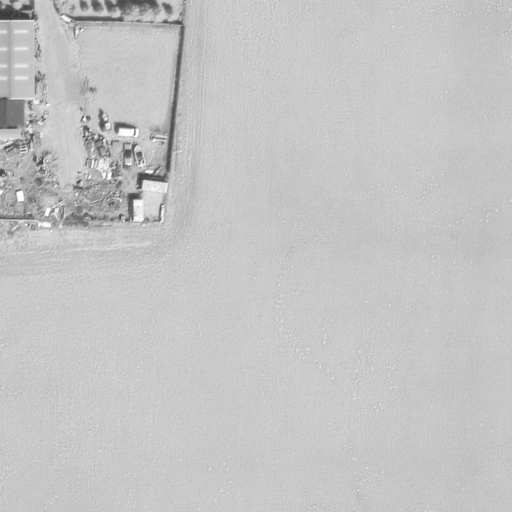
#> input picture data/VEDAI/VEDAI512_converted/infrared/test/images/00001237.png, 512 x 512 px, found by its file name
$ python test2.py
#> lines starting #> are read from the running program, lines starting #| are printed output that depends on the picture
from PIL import Image
import numpy as np
import matplotlib.pyplot as plt

# 加载两张图像
image_pathir = r'F:\ultralytics-main\data\VEDAI\VEDAI512_converted\infrared\test\images\00001237.png'  # 替换为第一张图像的路径
image_pathvi = r'F:\ultralytics-main\data\VEDAI\VEDAI512_converted\visible\test\images\00001237.png'  # 替换为第二张图像的路径
# image_pathir = r'F:\ultralytics-main\data\llvip\LLVIP_converted\infrared\test\images\260433.jpg'  # 替换为第一张图像的路径
# image_pathvi = r'F:\ultralytics-main\data\llvip\LLVIP_converted\visible\test\images\260433.jpg'  # 替换为第二张图像的路径


# 打开图像并转换为 RGB
image1 = Image.open(image_pathir).convert('RGB')
#> image1 is the input picture: PIL image 512x512 RGB; min 56, max 255, mean 196.3
image2 = Image.open(image_pathvi).convert('RGB')
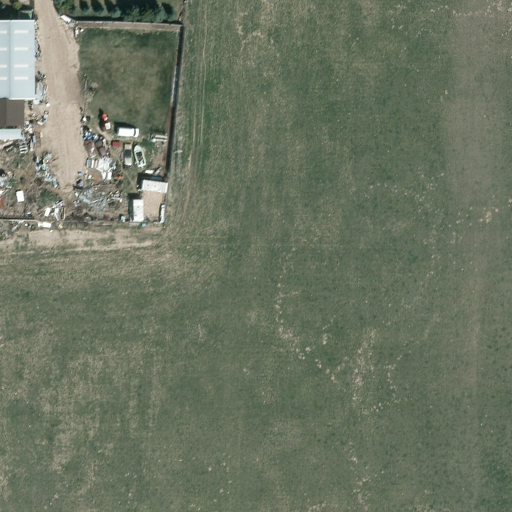
#> input picture data/VEDAI/VEDAI512_converted/visible/test/images/00001237.png, 512 x 512 px, found by its file name
#> image2 is the input picture: PIL image 512x512 RGB; mean R, G, B 108, 116.9, 97.8

# 将图像转换为 NumPy 数组
array1 = np.array(image1)
array2 = np.array(image2)

# 检查图像的形状是否相同
if array1.shape != array2.shape:
    raise ValueError("两张图像的大小和通道数必须相同！")

# 计算相减结果
diff_array = array1*0.5 - array2*0.5
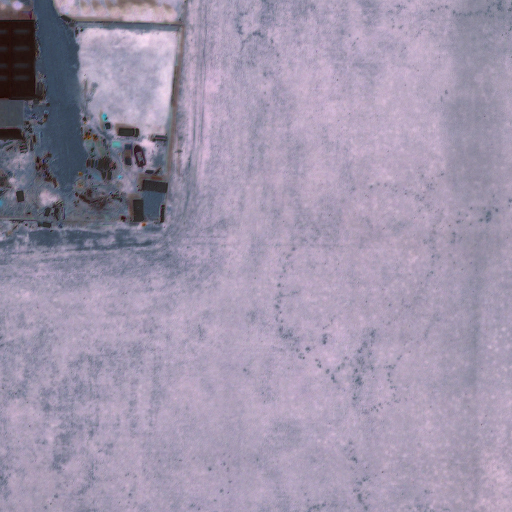
#> diff_array: shape (512, 512, 3) float64; mean R, G, B 44.2, 39.7, 49.3; drawn with min black and max white
diff_array1 = array2*0.5 - array1*0.5
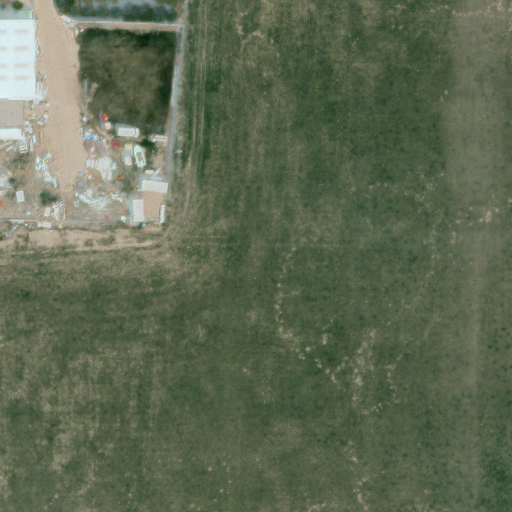
#> diff_array1: shape (512, 512, 3) float64; mean R, G, B -44.2, -39.7, -49.3; drawn with min black and max white

# 计算加上相减结果后的新图像
new_image1 = array1 + diff_array
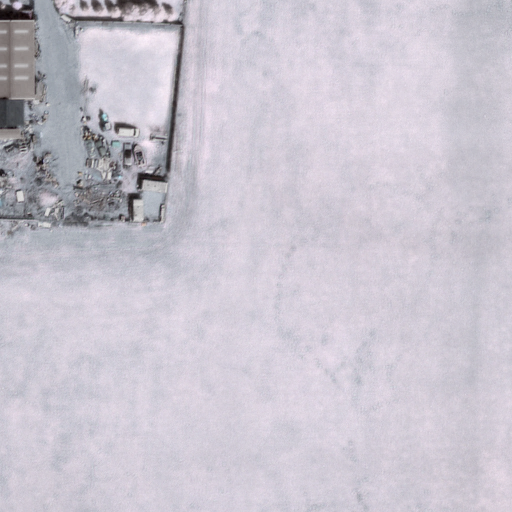
#> new_image1: shape (512, 512, 3) float64; mean R, G, B 240.5, 236.1, 245.6; drawn with min black and max white
new_image2 = array2 + diff_array1

# 限制值在 0 到 255 之间，以防有任何溢出
new_image1 = np.clip(new_image1, 0, 255).astype(np.uint8)
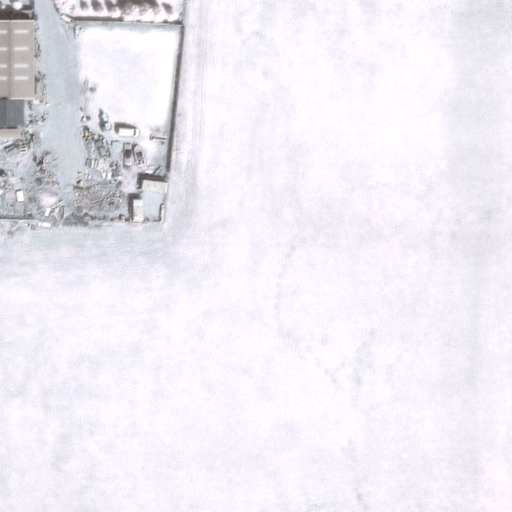
#> new_image1: shape (512, 512, 3); mean R, G, B 239.7, 235.8, 243.9
new_image2 = np.clip(new_image2, 0, 255).astype(np.uint8)
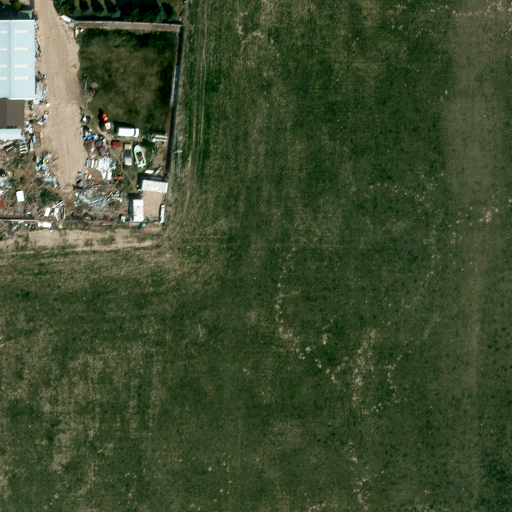
#> new_image2: shape (512, 512, 3); mean R, G, B 63.7, 76.9, 48.3

# 设定显示图像的大小
plt.figure(figsize=(12, 10))

# 显示第一张图像
plt.subplot(2, 3, 1)
plt.title("Image 1")
plt.imshow(image1)
plt.axis('off')

# 显示第二张图像
plt.subplot(2, 3, 2)
plt.title("Image 2")
plt.imshow(image2)
plt.axis('off')

# 显示相减的结果
plt.subplot(2, 3, 3)
plt.title("Difference (Image 1 - Image 2)")
plt.imshow(np.clip(diff_array, 0, 255).astype(np.uint8))  # 限制在 0-255 之间
plt.axis('off')

# 显示第一张图像加上相减结果
plt.subplot(2, 3, 4)
plt.title("Image 1 + Difference")
plt.imshow(new_image1)
plt.axis('off')

# 显示第二张图像加上相减结果
plt.subplot(2, 3, 5)
plt.title("Image 2 + Difference")
plt.imshow(new_image2)
plt.axis('off')

# 调整布局
plt.tight_layout()
plt.show()
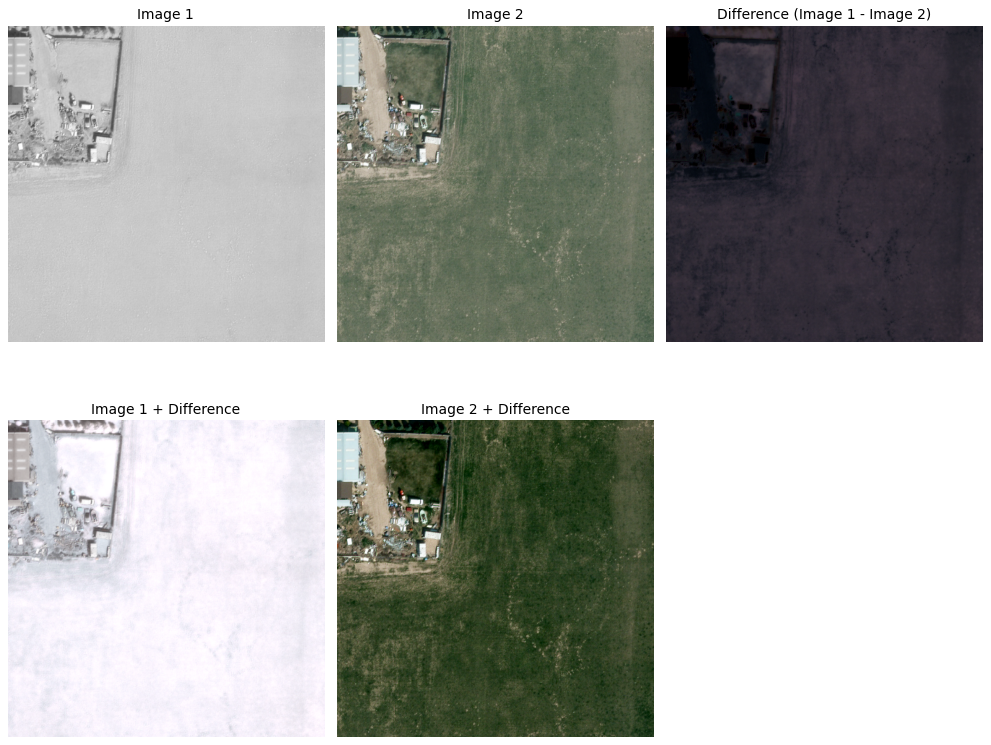
#> figure drawn by matplotlib, 5 panels
